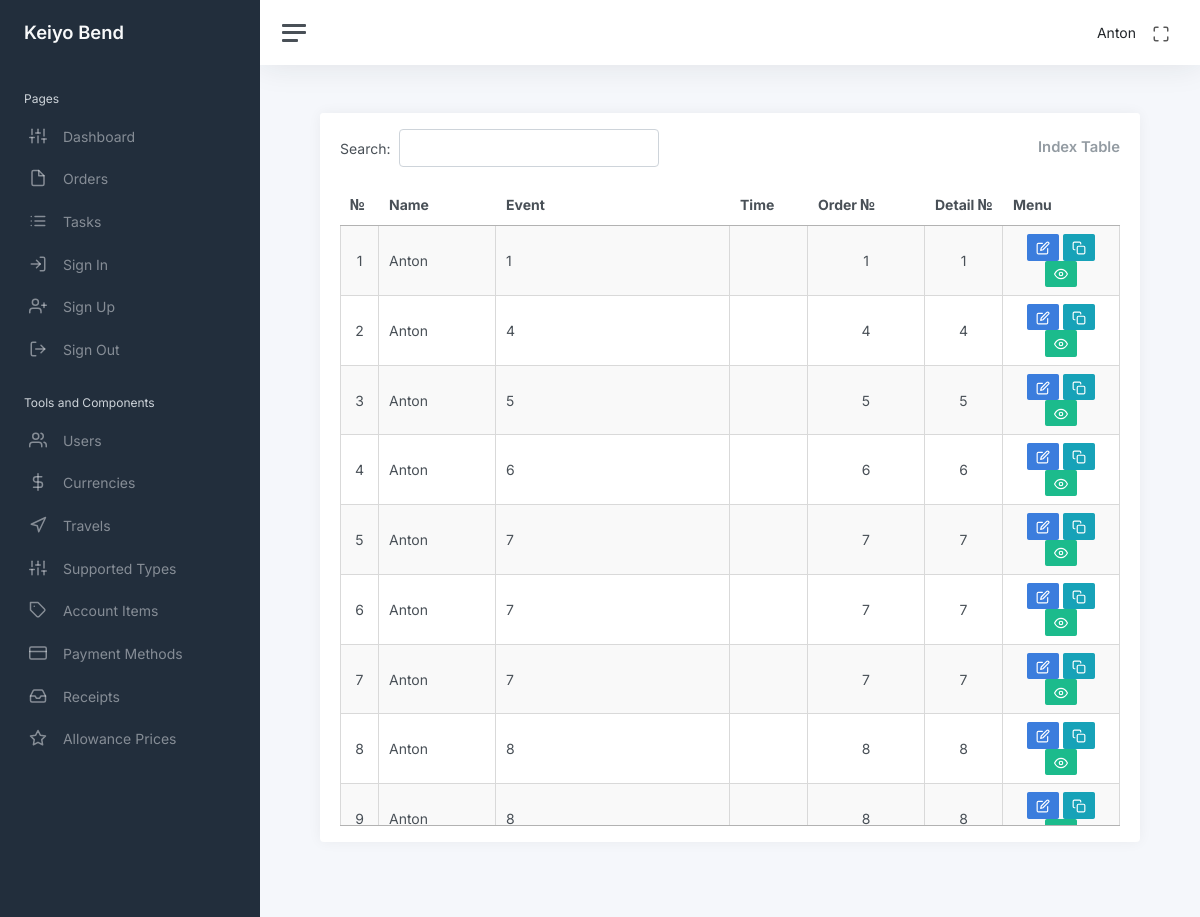
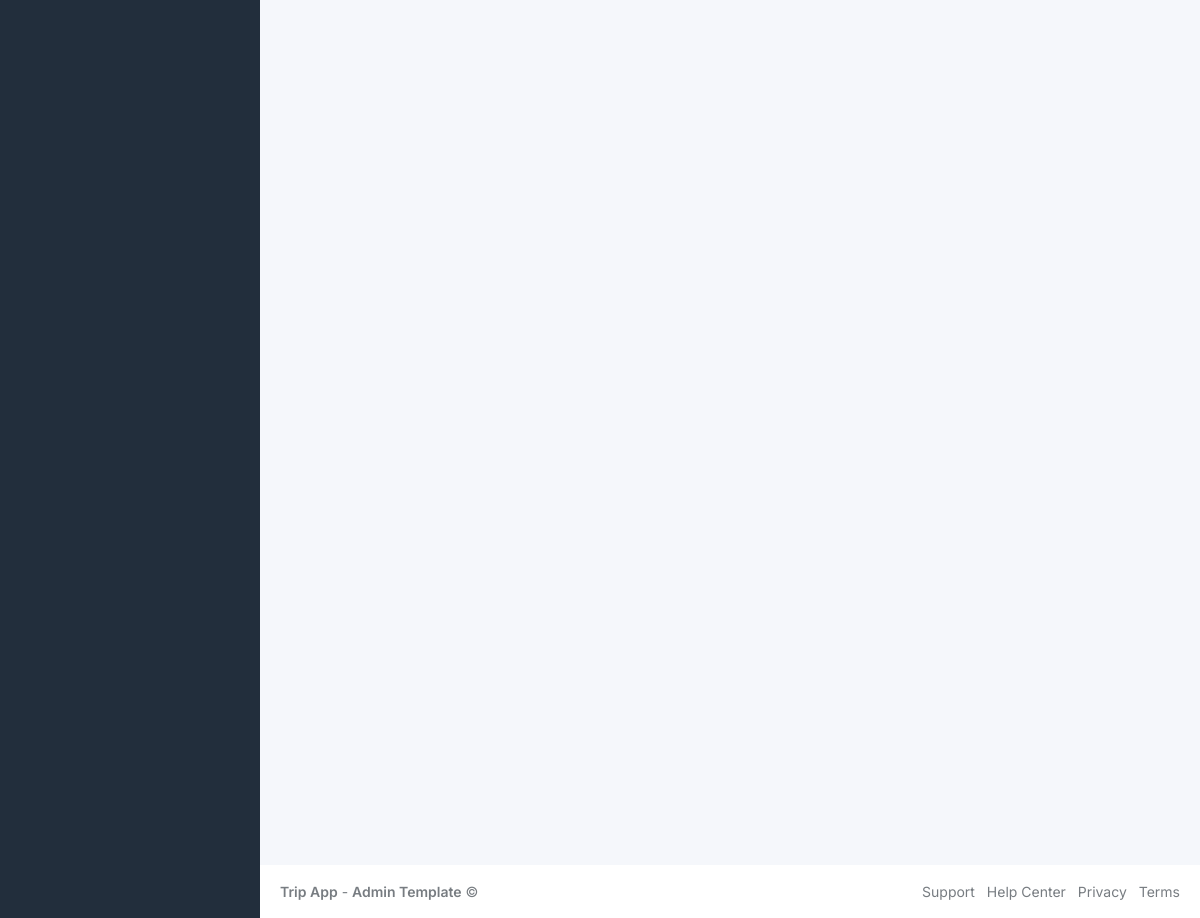
Before: /index (signed in) with the older database file (2 pictures, top to bottom).
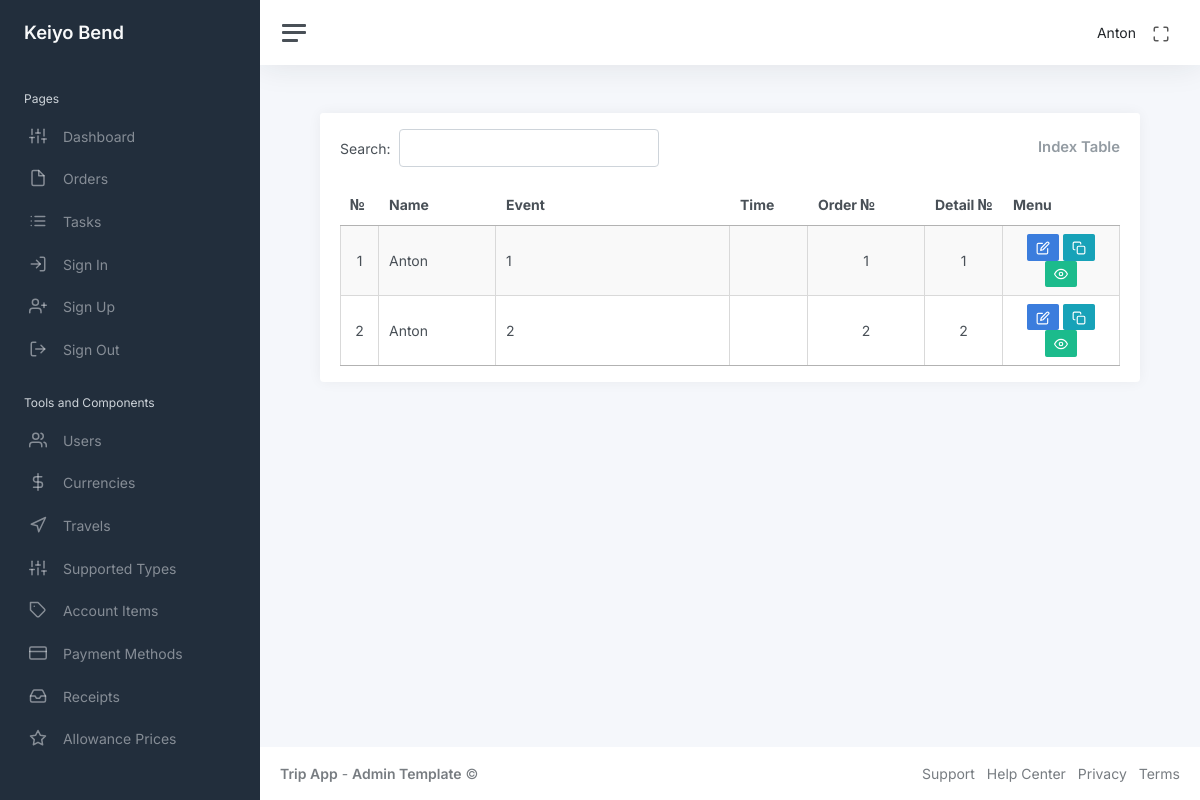
After: the same page with the newer database file.
### app/auth/models/user.py (models this page shows, shortened)
class User(UserMixin, db.Model):
    id: so.Mapped[int] = so.mapped_column(primary_key=True)
    name: so.Mapped[str] = so.mapped_column(sa.String(64), index=True, default=None)
    email: so.Mapped[str] = so.mapped_column(sa.String(120), index=True, unique=True)
    password_hash: so.Mapped[Optional[str]] = so.mapped_column(sa.String(256))
    admin: so.Mapped[bool] = so.mapped_column(sa.Boolean(), default=False)
    is_show: so.Mapped[bool] = so.mapped_column(sa.Boolean(), default=True)
    orders_rel = db.relationship("Order", back_populates="user", cascade="all, delete-orphan")

### app/main/models/order.py (models this page shows, shortened)
class Order(db.Model):
    id: so.Mapped[int] = so.mapped_column(primary_key=True)
    name_id: so.Mapped[int] = so.mapped_column(
        sa.Integer, db.ForeignKey("user.id"), nullable=False
    )
    order: so.Mapped[str] = so.mapped_column(sa.String(255), nullable=False)
    order_number: so.Mapped[str] = so.mapped_column(sa.String(255), nullable=False)
    detail_number: so.Mapped[str] = so.mapped_column(sa.String(255), nullable=False)
    is_hidden: so.Mapped[bool] = so.mapped_column(sa.Boolean(), nullable=False, default=False)
    fiscal_year: so.Mapped[int] = so.mapped_column(
        sa.Integer(), default=lambda: datetime.now().year
    )
    created_at: so.Mapped[date] = so.mapped_column(sa.Date(), default=date.today)
    service_number: so.Mapped[str] = so.mapped_column(sa.String(255), nullable=False)
    service_card_number: so.Mapped[str] = so.mapped_column(sa.String(255), nullable=False)
    quote_number: so.Mapped[str] = so.mapped_column(sa.String(255), nullable=False)
    purchase_order_number: so.Mapped[str] = so.mapped_column(sa.String(255), nullable=False)
    travel_id: so.Mapped[int] = so.mapped_column(
        sa.Integer, db.ForeignKey("travel.id"), nullable=False
    )
    support_type_id: so.Mapped[int] = so.mapped_column(
        sa.Integer, db.ForeignKey("supported_types.id"), nullable=False
    )
    user = db.relationship("User", back_populates="orders_rel")
    rates = db.relationship("Rates", back_populates="order", cascade="all, delete-orphan")
    details = db.relationship("Details", back_populates="order", cascade="all, delete-orphan")
    allowances = db.relationship(
        "Allowances", back_populates="order", cascade="all, delete-orphan"
    )
    travels_id = db.relationship("Travel", back_populates="orders")
    supported_type_id = db.relationship("SupportedTypes", back_populates="orders")

### app/main/routes/index.py (the view, shortened to what this page needs)
@bp.route("/")
@bp.route("/index")
@login_required  # Only authenticated users can access this route
def index():
    if current_user.admin:
        orders = db.session.query(Order).join(User).filter(User.is_show.is_(True)).all()
    return render_template("main/index.html", orders=orders)

### app/auth/models/user.py (called while the page is built)
@login.user_loader
def load_user(id):
    return db.session.get(User, int(id))

### app/main/templates/main/index.html (shortened to what this page needs)
<!DOCTYPE html>
{% extends "main/base.html" %}
{% block content %}
<div class="container-fluid p-0">
    <div class="row">
        <div class="col-md-12 ms-sm-auto col-lg-12 px-md-4">
            <div class="card flex-fill">
                <div class="card-header py-3">
                    <div class="d-flex justify-content-between align-items-center">
                        <div id="datatableSearch"></div>
                        <h3 class="card-title mb-0">Index Table</h3>
                    </div>
                </div>
                <div class="card-body py-0 mb-3">
                    <table class="display cell-border" id="indexTable" style="width: 100%;">
                        <thead>
                            <tr style="text-align:center">
                                <th>№</th>
                                <th>Name</th>
                                <th>Event</th>
                                <th>Time</th>
                                <th>Order №</th>
                                <th>Detail №</th>
                                <th>Menu</th>
                            </tr>
                        </thead>
                        <tbody>
                            {% for order in orders %}
                            <tr>
                                <td style="text-align:center">{{order.id}}</td>
                                <td>{{order.user.name}}</td>
                                <td>{{order.order}}</td>
                                <td style="text-align:center">{{" "}}</td>
                                <td style="text-align:center">{{order.order_number}}</td>
                                <td style="text-align:center">{{order.detail_number}}</td>
                                <td style="text-align:center">
                                    <a class="btn btn-primary btn-sm"
                                        href="{{ url_for('main.update_order', order_id=order.id) }}"><i
                                            class="align-middle" data-feather="edit"></i></a>
                                    <a class="btn btn-info btn-sm"
                                        href="{{ url_for('main.copy_order', order_id=order.id) }}"><i
                                            class="align-middle" data-feather="copy"></i></a>
                                    {% if current_user.admin == True %}
                                    <form action="{{ url_for('main.hide_order', id=order.id) }}" method="POST"
                                        style="display:inline;">
                                        <button type="submit"
                                            class="btn btn-sm {{ 'btn-danger' if order.is_hidden else 'btn-success' }}">
                                            {% if order.is_hidden %}
                                            <i class="align-middle" data-feather="eye-off"></i>
                                            {% else %}
                                            <i class="align-middle" data-feather="eye"></i>
                                            {% endif %}
                                        </button>
                                    </form>
                                    {% endif %}
                                </td>
                            </tr>
                            {% endfor %}
                        </tbody>
                    </table>
                </div>
            </div>
        </div>
    </div>
</div>
{% endblock %}

### app/main/templates/main/base.html (shortened to what this page needs)
<!DOCTYPE html>
<html lang="en" data-bs-theme="auto">
<head>
    <link href="https://cdn.jsdelivr.net/npm/bootstrap@5.3.3/dist/css/bootstrap.min.css" rel="stylesheet">
    <link rel="stylesheet" href="https://cdn.datatables.net/1.11.3/css/jquery.dataTables.min.css">
    <link href="../main/static/css/app.css" rel="stylesheet">
</head>
<body>
    <div class="wrapper">
        {% block sidebar %}
        {% include 'main/sidebar.html' %}
        {% endblock %}
        <div class="main">
            {% block navbar %}
            {% include 'main/navbar.html' %}
            {% endblock %}
            <main class="content">
                {% block content %}
                {% endblock %}
            </main>
            <footer class="footer">
                <div class="container-fluid">
                    <div class="row text-muted">
                        <div class="col-6 text-start">
                            <p class="mb-0">
                                <a class="text-muted" href="https://adminkit.io/" target="_blank"><strong>Trip
                                        App</strong></a> - <a class="text-muted" href="https://adminkit.io/"
                                    target="_blank"><strong>Admin
                                        Template</strong></a> &copy;
                            </p>
                        </div>
                        <div class="col-6 text-end">
                            <ul class="list-inline">
                                <li class="list-inline-item">
                                    <a class="text-muted" href="https://adminkit.io/" target="_blank">Support</a>
                                </li>
                                <li class="list-inline-item">
                                    <a class="text-muted" href="https://adminkit.io/" target="_blank">Help Center</a>
                                </li>
                                <li class="list-inline-item">
                                    <a class="text-muted" href="https://adminkit.io/" target="_blank">Privacy</a>
                                </li>
                                <li class="list-inline-item">
                                    <a class="text-muted" href="https://adminkit.io/" target="_blank">Terms</a>
                                </li>
                            </ul>
                        </div>
                    </div>
                </div>
            </footer>
        </div>
    </div>
</body>
</html>

### app/main/templates/main/sidebar.html
<!DOCTYPE html>
<nav id="sidebar" class="sidebar js-sidebar">
    <div class="sidebar-content js-simplebar">
        <a class="sidebar-brand" href="{{ url_for('main.index') }}">
            <span class="align-middle">Keiyo Bend</span>
        </a>
        <ul class="sidebar-nav">
            <li class="sidebar-header">
                Pages
            </li>
            <li class="sidebar-item">
                <a class="sidebar-link" href="{{ url_for('main.index') }}">
                    <i class="align-middle" data-feather="sliders"></i> <span class="align-middle">Dashboard</span>
                </a>
            </li>
            <li class="sidebar-item">
                <a class="sidebar-link" href="{{ url_for('main.create_order') }}">
                    <i class="align-middle" data-feather="file"></i> <span class="align-middle">Orders</span>
                </a>
            </li>
            <li class="sidebar-item">
                <a class="sidebar-link" href="{{ url_for('main.create_task') }}">
                    <i class="align-middle" data-feather="list"></i> <span class="align-middle">Tasks</span>
                </a>
            </li>
            <li class="sidebar-item">
                <a class="sidebar-link" href="{{ url_for('auth.login') }}">
                    <i class="align-middle" data-feather="log-in"></i> <span class="align-middle">Sign In</span>
                </a>
            </li>
            <li class="sidebar-item">
                <a class="sidebar-link" href="{{ url_for('auth.register') }}">
                    <i class="align-middle" data-feather="user-plus"></i> <span class="align-middle">Sign
                        Up</span>
                </a>
            </li>
            <li class="sidebar-item">
                <a class="sidebar-link" href="{{ url_for('auth.logout') }}">
                    <i class="align-middle" data-feather="log-out"></i> <span class="align-middle">Sign
                        Out</span>
                </a>
            </li>
            {% if current_user.admin == True %}
            <li class="sidebar-header">
                Tools and Components
            </li>
            <li class="sidebar-item">
                <a class="sidebar-link" href="{{ url_for('admin.admin_table') }}">
                    <i class="align-middle" data-feather="users"></i> <span class="align-middle">Users</span>
                </a>
            </li>
            <li class="sidebar-item">
                <a class="sidebar-link" href="{{ url_for('admin.currency_table') }}">
                    <i class="align-middle" data-feather="dollar-sign"></i> <span class="align-middle">Currencies</span>
                </a>
            </li>
            <li class="sidebar-item">
                <a class="sidebar-link" href="{{ url_for('admin.travel_table') }}">
                    <i class="align-middle" data-feather="navigation"></i> <span class="align-middle">Travels</span>
                </a>
            </li>
            <li class="sidebar-item">
                <a class="sidebar-link" href="{{ url_for('admin.supported_types_table')}}">
                    <i class="align-middle" data-feather="sliders"></i> <span class="align-middle">Supported
                        Types</span>
                </a>
            </li>
            <li class="sidebar-item">
                <a class="sidebar-link" href="{{ url_for('admin.account_items_table')}}">
                    <i class="align-middle" data-feather="tag"></i> <span class="align-middle">Account Items</span>
                </a>
            </li>
            <li class="sidebar-item">
                <a class="sidebar-link" href="{{ url_for('admin.payment_methods_table')}}">
                    <i class="align-middle" data-feather="credit-card"></i> <span class="align-middle">Payment
                        Methods</span>
                </a>
            </li>
            <li class="sidebar-item">
                <a class="sidebar-link" href="{{ url_for('admin.receipts_table')}}">
                    <i class="align-middle" data-feather="inbox"></i> <span class="align-middle">Receipts</span>
                </a>
            </li>
            <li class="sidebar-item">
                <a class="sidebar-link" href="{{ url_for('admin.allowance_prices_table')}}">
                    <i class="align-middle" data-feather="star"></i> <span class="align-middle">Allowance Prices</span>
                </a>
            </li>
            {% endif %}
        </ul>
    </div>
</nav>

### app/main/templates/main/navbar.html (shortened to what this page needs)
<!DOCTYPE html>
<nav class="navbar navbar-expand navbar-light navbar-bg">
    <a class="sidebar-toggle js-sidebar-toggle">
        <i class="hamburger align-self-center"></i>
    </a>
    <div class="navbar-collapse collapse">
        <ul class="navbar-nav navbar-align">
            <li class="nav-item dropdown">
                <a class="nav-link d-none d-sm-inline-block">
                    <span class="text-dark">{{ current_user.name }}</span>
                </a>
            </li>
            <li class="nav-item">
                <a id="fullscreenButton" class="nav-link d-none d-sm-inline-block">
                    <i class="align-middle" data-feather="maximize"></i>
                </a>
            </li>
        </ul>
    </div>
</nav>

Changed rows visible on the page:
removed Order: id "3", user.name "Anton", order "5", order_number "5", detail_number "5", is_hidden False (drawn)
removed Order: id "4", user.name "Anton", order "6", order_number "6", detail_number "6", is_hidden False (drawn)
removed Order: id "5", user.name "Anton", order "7", order_number "7", detail_number "7", is_hidden False (drawn)
removed Order: id "6", user.name "Anton", order "7", order_number "7", detail_number "7", is_hidden False (drawn)
removed Order: id "7", user.name "Anton", order "7", order_number "7", detail_number "7", is_hidden False (drawn)
removed Order: id "8", user.name "Anton", order "8", order_number "8", detail_number "8", is_hidden False (drawn)
removed Order: id "9", user.name "Anton", order "8", order_number "8", detail_number "8"
changed Order id 2: order "4" → "2"; order_number "4" → "2"; detail_number "4" → "2"
